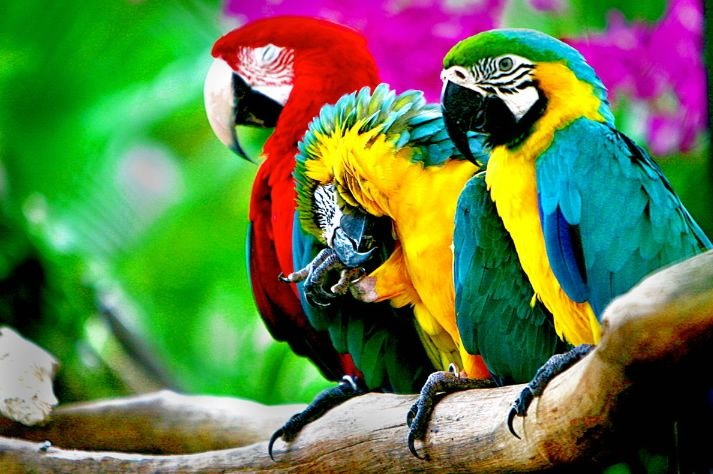
#> input picture ml/coursera_ml/week06_01/assignment_code/parrots.jpg, 713 x 474 px
$ jupyter execute assignment.ipynb
#> lines starting #> are read from the running program, lines starting #| are printed output that depends on the picture; long printed decimals are rounded
[cell 1]
from skimage.io import imread

image = imread('parrots.jpg')
#> image is the input picture: shape (474, 713, 3); mean R, G, B 96.9, 122.9, 72.8

[cell 2]
from skimage import img_as_float

[cell 3]
image_data = img_as_float(image)

[cell 4]
image_data.shape
#> Out = (474, 713, 3)

[cell 5]
print(len(image_data))
#| 474
print(len(image_data[0]))
#| 713
#474
#713

[cell 6]
import numpy as np

image_width = 713
image_height = 474

# -1 explanation
# http://stackoverflow.com/questions/18691084/what-does-1-mean-in-numpy-reshape
# X all pixels in one row - each pixel RGB list of the 3
X = np.reshape(image_data, (-1, 3))

X_backward = np.reshape(X, (-1, image_width, 3))

print(len(X_backward))
#| 474
print(len(X_backward[0]))
#| 713
print(len(X_backward[0][0]))
#| 3
# 474
# 713
# 3

[cell 7]
X

[cell 8]
import numpy as np
from sklearn.cluster import KMeans

def psnr(d1, d2):
    maximum_data_value = 1
    error = d1.astype(np.float64)-d2.astype(np.float64)
    mean_squared_error = np.sum(error**2) / error.size

    return 10.0 * np.log10(maximum_data_value**2 / mean_squared_error)

def clustered_data(n_clusters, X):
    clf = KMeans(n_clusters=n_clusters, random_state=241, init='k-means++')
    clf.fit(X)
    y = clf.predict(X)

    X_median = X.copy()
    X_mean = X.copy()
    for i in range(clf.n_clusters):
        X_median[y==i] = np.median(X[y==i], axis=0)
        X_mean[y==i] = np.mean(X[y==i], axis=0)

    return X_mean, X_median, psnr(X, X_mean), psnr(X, X_median)

[cell 9]
new_data = []
for n_clusters in range(10, 21):
    new_data.append(clustered_data(n_clusters=n_clusters, X=X))
#> this loop made 11 passes
#> after the loop, new_data = 11 items

#  Answer - 11 - Это значение получается при использовании среднего значения цвета.
#     5,11
# [(15.59087918489694, 15.251978286867427),
# (16.606633582060052, 16.116477054495576),
# (17.698938034839355, 17.402788477712377),
# (18.484545014778206, 18.179012974559761),
# (19.16679113217798, 18.877885786544613),
# (19.696744984459166, 19.470240283913842)]
#  10-21
#[(19.696744984459166, 19.470240283913842),
# (20.182105113611975, 19.917841405293061), 11 - this is answer
# (20.651754975603353, 20.362662348851501),
# (21.077417788756023, 20.855939926074814),
# (21.383826883212535, 21.177323706379951),
# (21.633537364817926, 21.397840388276848),
# (21.918578689066976, 21.733382269648448),
# (22.177094107958638, 21.97625763339979),
# (22.389387337333883, 22.196866316012546),
# (22.576758016129176, 22.421390665024319),
# (22.772113528863919, 22.621559177518733)]

[cell 10]
import pprint
pprint.pprint([(item[2], item[3]) for item in new_data])
#| [(19.699, 19.443),
#|  (20.194, 19.920),
#|  (20.675, 20.387),
#|  (20.921, 20.634),
#|  (21.169, 20.886),
#|  (21.583, 21.410),
#|  (21.708, 21.577),
#|  (21.929, 21.803),
#|  (22.258, 22.065),
#|  (22.597, 22.427),
#|  (22.786, 22.634)]

[cell 11]
import matplotlib.pyplot as plt

plt.plot()

plt.subplot(211)
plt.imshow(np.reshape(new_data[0][1], (-1, image_width, 3)))

plt.subplot(212)
plt.imshow(np.reshape(new_data[-1][1], (-1, image_width, 3)))
plt.show()
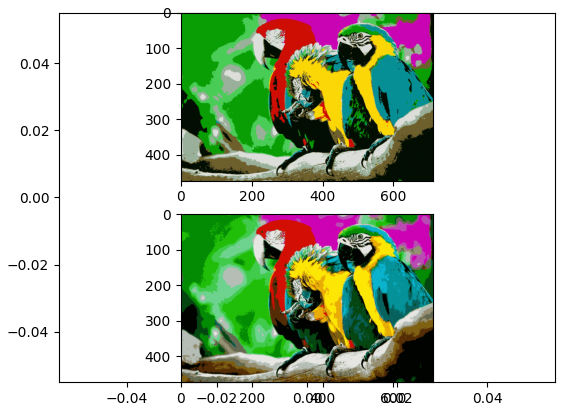
#> figure drawn by matplotlib, 2 panels
